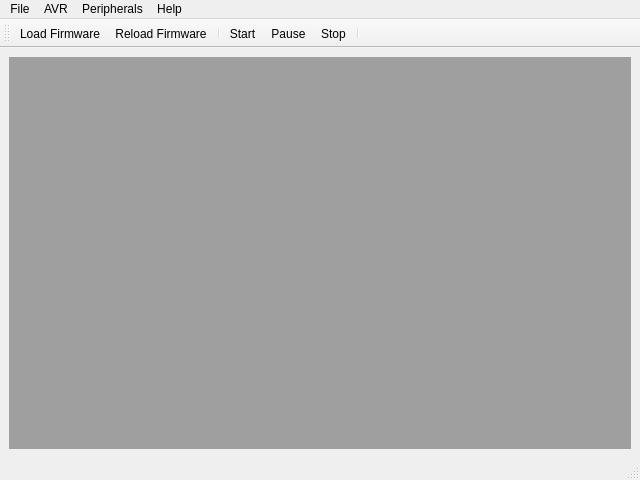
<?xml version="1.0" encoding="UTF-8"?>
<ui version="4.0">
 <class>MainWindow</class>
 <widget class="QMainWindow" name="MainWindow">
  <property name="geometry">
   <rect>
    <x>0</x>
    <y>0</y>
    <width>640</width>
    <height>480</height>
   </rect>
  </property>
  <property name="windowTitle">
   <string>MainWindow</string>
  </property>
  <widget class="QWidget" name="centralwidget">
   <layout class="QVBoxLayout" name="verticalLayout">
    <item>
     <widget class="QMdiArea" name="mdiArea"/>
    </item>
   </layout>
  </widget>
  <widget class="QMenuBar" name="menubar">
   <property name="geometry">
    <rect>
     <x>0</x>
     <y>0</y>
     <width>640</width>
     <height>25</height>
    </rect>
   </property>
   <widget class="QMenu" name="menuFile">
    <property name="title">
     <string>File</string>
    </property>
    <addaction name="actionOpen_Session"/>
    <addaction name="actionSave_Session"/>
    <addaction name="separator"/>
    <addaction name="actionClose"/>
   </widget>
   <widget class="QMenu" name="menuPlugins">
    <property name="title">
     <string>Peripherals</string>
    </property>
   </widget>
   <widget class="QMenu" name="menuHelp">
    <property name="title">
     <string>Help</string>
    </property>
    <addaction name="actionESS_Help"/>
    <addaction name="separator"/>
    <addaction name="actionAbout_ESS"/>
    <addaction name="actionAbout_Qt"/>
   </widget>
   <widget class="QMenu" name="menuAVR">
    <property name="title">
     <string>AVR</string>
    </property>
    <addaction name="actionLoad_Firmware"/>
    <addaction name="actionReload_Firmware"/>
    <addaction name="separator"/>
    <addaction name="actionStart"/>
    <addaction name="actionPause"/>
    <addaction name="actionStop"/>
    <addaction name="separator"/>
   </widget>
   <addaction name="menuFile"/>
   <addaction name="menuAVR"/>
   <addaction name="menuPlugins"/>
   <addaction name="menuHelp"/>
  </widget>
  <widget class="QStatusBar" name="statusbar"/>
  <widget class="QToolBar" name="toolBar">
   <property name="windowTitle">
    <string>toolBar</string>
   </property>
   <attribute name="toolBarArea">
    <enum>TopToolBarArea</enum>
   </attribute>
   <attribute name="toolBarBreak">
    <bool>false</bool>
   </attribute>
   <addaction name="actionLoad_Firmware"/>
   <addaction name="actionReload_Firmware"/>
   <addaction name="separator"/>
   <addaction name="actionStart"/>
   <addaction name="actionPause"/>
   <addaction name="actionStop"/>
   <addaction name="separator"/>
  </widget>
  <action name="actionOpen_Session">
   <property name="icon">
    <iconset>
     <normaloff>../icons/document-open-folder.png</normaloff>../icons/document-open-folder.png</iconset>
   </property>
   <property name="text">
    <string>Open Session</string>
   </property>
  </action>
  <action name="actionSave_Session">
   <property name="icon">
    <iconset>
     <normaloff>../icons/document-save.png</normaloff>../icons/document-save.png</iconset>
   </property>
   <property name="text">
    <string>Save Session</string>
   </property>
  </action>
  <action name="actionClose">
   <property name="icon">
    <iconset>
     <normaloff>../icons/application-exit.png</normaloff>../icons/application-exit.png</iconset>
   </property>
   <property name="text">
    <string>Close</string>
   </property>
  </action>
  <action name="actionESS_Help">
   <property name="icon">
    <iconset>
     <normaloff>../icons/help-contents.png</normaloff>../icons/help-contents.png</iconset>
   </property>
   <property name="text">
    <string>ESS Help</string>
   </property>
  </action>
  <action name="actionAbout_ESS">
   <property name="icon">
    <iconset>
     <normaloff>../icons/help-about.png</normaloff>../icons/help-about.png</iconset>
   </property>
   <property name="text">
    <string>About ESS</string>
   </property>
  </action>
  <action name="actionAbout_Qt">
   <property name="icon">
    <iconset>
     <normaloff>../icons/help-about.png</normaloff>../icons/help-about.png</iconset>
   </property>
   <property name="text">
    <string>About Qt</string>
   </property>
   <property name="statusTip">
    <string comment="Sarp" extracomment="Stuff About Qt"/>
   </property>
   <property name="menuRole">
    <enum>QAction::AboutQtRole</enum>
   </property>
  </action>
  <action name="actionLoad_Firmware">
   <property name="icon">
    <iconset>
     <normaloff>../icons/document-open-folder.png</normaloff>../icons/document-open-folder.png</iconset>
   </property>
   <property name="text">
    <string>Load Firmware</string>
   </property>
  </action>
  <action name="actionPause">
   <property name="checkable">
    <bool>false</bool>
   </property>
   <property name="checked">
    <bool>false</bool>
   </property>
   <property name="icon">
    <iconset>
     <normaloff>../icons/media-playback-pause.png</normaloff>../icons/media-playback-pause.png</iconset>
   </property>
   <property name="text">
    <string>Pause</string>
   </property>
  </action>
  <action name="actionStop">
   <property name="icon">
    <iconset>
     <normaloff>../icons/media-playback-stop.png</normaloff>../icons/media-playback-stop.png</iconset>
   </property>
   <property name="text">
    <string>Stop</string>
   </property>
  </action>
  <action name="actionReload_Firmware">
   <property name="icon">
    <iconset>
     <normaloff>../icons/view-refresh.png</normaloff>../icons/view-refresh.png</iconset>
   </property>
   <property name="text">
    <string>Reload Firmware</string>
   </property>
   <property name="shortcut">
    <string>Ctrl+F</string>
   </property>
  </action>
  <action name="actionStart">
   <property name="icon">
    <iconset>
     <normaloff>../icons/media-playback-start.png</normaloff>../icons/media-playback-start.png</iconset>
   </property>
   <property name="text">
    <string>Start</string>
   </property>
  </action>
 </widget>
 <resources/>
 <connections/>
</ui>
